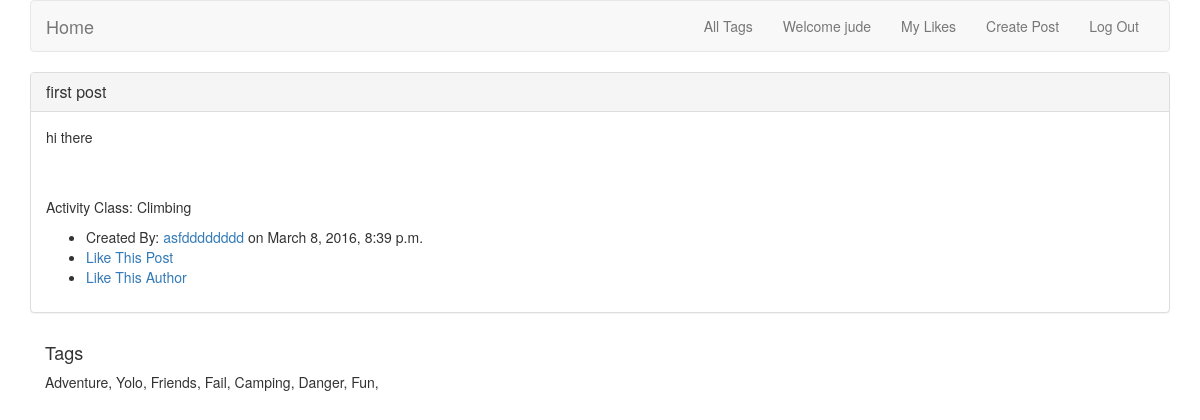
Screenshot of /post/1 (signed in) with the database file from the repository.
### socialapp/models.py (models this page shows, shortened)
class Post(models.Model):
    title = models.CharField(max_length=100)
    blog = models.TextField()
    activity = models.CharField(max_length=30, choices=CHOICES)
    user = models.ForeignKey('auth.User')
    post_time = models.DateTimeField(auto_now_add=True)
    post_tags = models.ManyToManyField(Tag)
    class Meta:
        ordering = ["-post_time"]

class UserProfile(models.Model):
    user = models.OneToOneField("auth.User")
    screen_name = models.CharField(max_length=50)
    likes = models.ManyToManyField(Post, related_name="user_likes")
    friends = models.ManyToManyField('auth.User', related_name='friend')

class Tag(models.Model):
    name = models.CharField(max_length=50)
    def __str__(self):
        return "{}".format(self.name)

### socialapp/views.py (the view)
# urls.py: url(r'post/(?P<pk>\d+)', PostDetailView.as_view(), name='post_detail'),
class PostDetailView(View):
    def get(self, request, pk):
        post = Post.objects.get(pk=pk)
        tags = Tag.objects.all()
        return render(request, 'socialapp/post_detail_view.html',
                      {'post_detail': post,
                       'all_tags': tags}
                      )

### templates/socialapp/post_detail_view.html (shortened to what this page needs)
{% extends 'base.html' %}
{% block content %}
<div class="panel panel-default">
  <div class="panel-heading">
    <h2 class="panel-title">{{ post_detail.title }}</h2>
  </div>
  <div class="panel-body">
        <p>{{ post_detail.blog }}</p>
      <br><br>
        <p>Activity Class: {{ post_detail.get_activity_display }}</p>
      <ul>
          <li>Created By: <a href="{% url 'author' post_detail.user.userprofile.pk %}">{{ post_detail.user.userprofile.screen_name }}</a> on {{ post_detail.post_time }}</li>
          <li><a href="{% url 'like_post' post_detail.pk %}">Like This Post </a></li>
          <li><a href="{% url 'like_author' post_detail.user.userprofile.pk %}">Like This Author</a></li>
      </ul>
  </div>
</div>
<div class="container">
<h4>Tags</h4>
        {% for tag in all_tags %}
        {{ tag }},
        {% endfor %}
</div>
{% endblock %}

### templates/base.html (shortened to what this page needs)
<!DOCTYPE html>
<html lang="en">
<head>
    <link href="https://maxcdn.bootstrapcdn.com/bootstrap/3.3.6/css/bootstrap.min.css" rel="stylesheet">
</head>
<body>
<div class="container">
<nav class="navbar navbar-default">
  <div class="container-fluid">
    <div class="navbar-header">
      <a class="navbar-brand" href="{% url 'index' %}">Home</a>
    </div>
    <div class="collapse navbar-collapse" id="bs-example-navbar-collapse-1">
        <ul class="nav navbar-nav navbar-right">
                <li><a href="{% url 'tags' %}">All Tags</a></li>
            {% if request.user.is_authenticated %}
               <li><a>Welcome {{ request.user }}</a></li>
               <li><a href="{% url 'my_likes' %}">My Likes</a></li>
               <li><a href="{% url 'create' %}">Create Post</a></li>
               <li><a href="{% url 'logout' %}">Log Out</a></li>
           {% else %}
               <li><a href="{% url 'create_user' %}">Sign Up</a></li>
               <li><a href="{% url 'logout' %}">Log In</a></li>
            {% endif %}
      </ul>
    </div>
  </div>
</nav>
{% block content %}
{% endblock %}
</div>
</body>
</html>

### rows the page displays
Post: title "first post", blog "hi there", activity "Climbing", user.userprofile.screen_name "asfdddddddd", post_time "March 8, 2016, 8:39 p.m."
Tag: name "Adventure"
Tag: name "Yolo"
Tag: name "Friends"
Tag: name "Fail"
Tag: name "Camping"
Tag: name "Danger"
Tag: name "Fun"

### other values shown
{{ request.user }} "jude"
